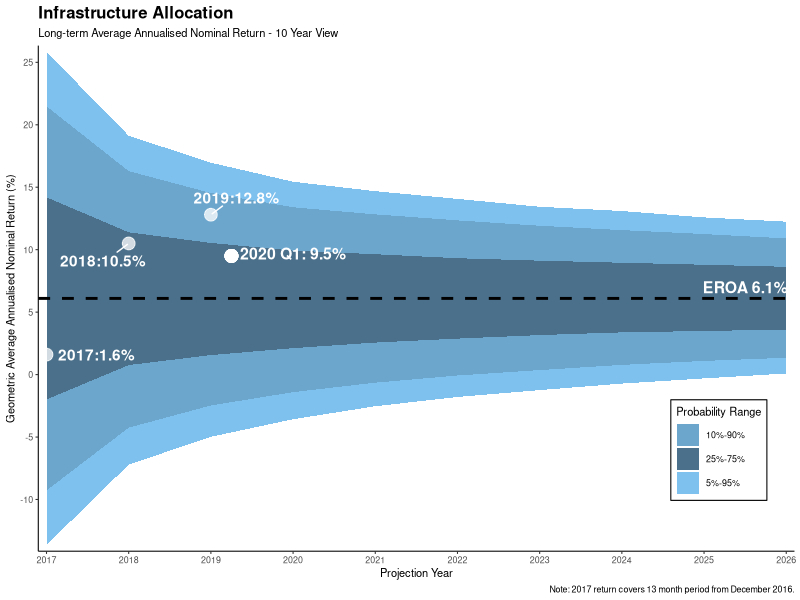

Here is the R script that generated this plot:
library("ggplot2")
library("scales")
library("ggrepel")

#Inputs
m<-0.061
vol<-0.12
m_adj<-m+(vol^2)/2
actuals<-c(1.6,10.5,12.8,rep(NA,7))
graph_labels<-c("2017:1.6%","2018:10.5%","2019:12.8%",rep(NA,7))

years<-10
numsim<-10000

#N(0,1) matrix
set.seed(123456)
ar<-matrix(rnorm(numsim * years,mean = m_adj, sd = vol),years)

#Cumulative returns calculations
arcum<-ar
for(row in 2:nrow(arcum)){
  arcum[row,] <- ((1 + arcum[row-1,]) * (1 + arcum[row,])) - 1
}

avreturn <- arcum
for(row in 1:nrow(avreturn)){
  avreturn[row,] <- ((1+arcum[row,])^(1/row))-1
  avreturn[row,] <- avreturn[row,] * m/median(avreturn[row,])
}

#Graphic parameters
x<-2017+seq(0,years-1,1) #general parameter for x-axis on graphs
quantiles<-c(0.05,0.1, 0.25,0.5,0.75,0.9, 0.95) #quantiles to show in funnels
quantiles_names<-c("P5", "P10","P25", "Median", "P75", "P90","P95")

#Graph calculations

quant<-matrix(nrow=years, ncol=7) #change ncol if you want more ribbons
quant[1,]<-100*(m+vol*qnorm(quantiles)) #first row is just the range of returns for a 1 year return
for(row in 2:years){
  quant[row,] <- quantile(avreturn[row,], probs=c(0.05,0.1, 0.25,0.5,0.75,0.9, 0.95))*100 #change probs if you want more/less ribbons
}
colnames(quant)<-quantiles_names

data<-data.frame(x=2017+seq(0,years-1,1), actuals=actuals,labels=graph_labels)

data<-cbind(data,quant)

ggplot(data=data, aes(x=x))+ theme_classic(base_size = 8) +
  geom_ribbon(aes(ymax=P95, ymin=P5,fill="5%-95%")) + 
  geom_ribbon(aes(ymax=P90, ymin=P10,fill="10%-90%")) +
  geom_ribbon(aes(ymax=P75, ymin=P25,fill="25%-75%")) +
  scale_fill_manual(values=c("skyblue3","skyblue4", "skyblue2"))+
  geom_hline(yintercept=m*100, size=1, colour="Black", linetype=2)+
  scale_x_continuous(breaks = seq(2017,2026,1), expand=c(0,0.1))+
  scale_y_continuous(breaks = seq(-20,30,5),expand = c(0,0.5))+
  ggtitle("Infrastructure Allocation", subtitle= "Long-term Average Annualised Nominal Return - 10 Year View")+
  theme(plot.title=element_text(face="bold", size=12))+
  labs(fill="Probability Range", x = "Projection Year", y = "Geometric Average Annualised Nominal Return (%)", caption="Note: 2017 return covers 13 month period from December 2016.")+
  theme(legend.position=c(0.9,0.2),
        legend.background=element_rect(linetype="solid", colour="black"))+
  geom_point(aes(y=actuals), colour="white", alpha=0.75, size=4)+
  geom_point(aes(x=2019.25,y=9.5), colour="white", alpha=0.75, size=4)+
  geom_text_repel(aes(label=graph_labels,x=x,y=actuals), box.padding = 0.5,  colour="white", fontface=2, force=1)+
  annotate("text", x=2020,y=9.7,label="2020 Q1: 9.5%", size=4, colour="white", fontface=2)+
  annotate("text", x=2025.5,y=7,label="EROA 6.1%", size=4, colour="white", fontface=2)
